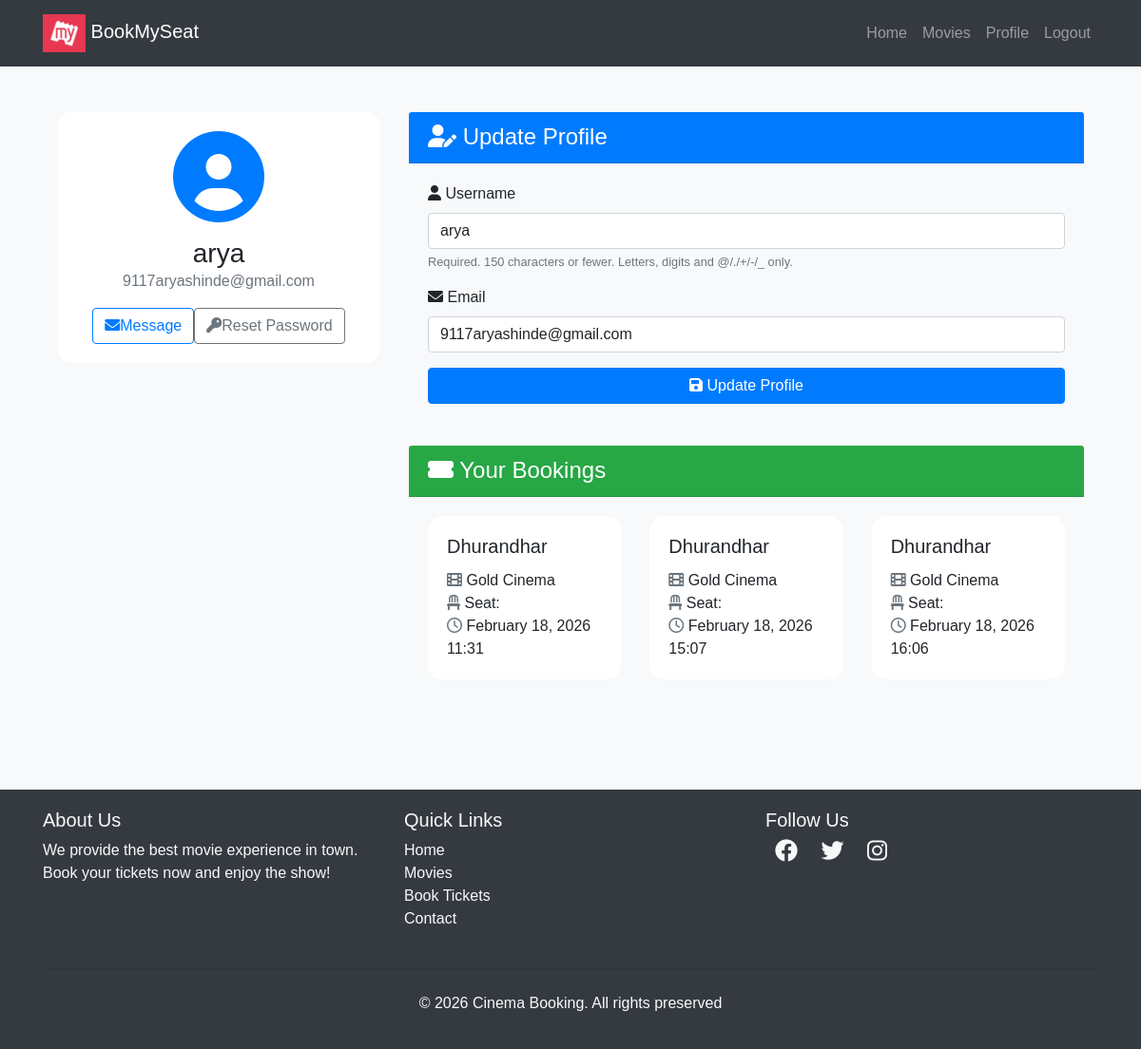
Before: /users/profile/ (signed in) with the older database file.
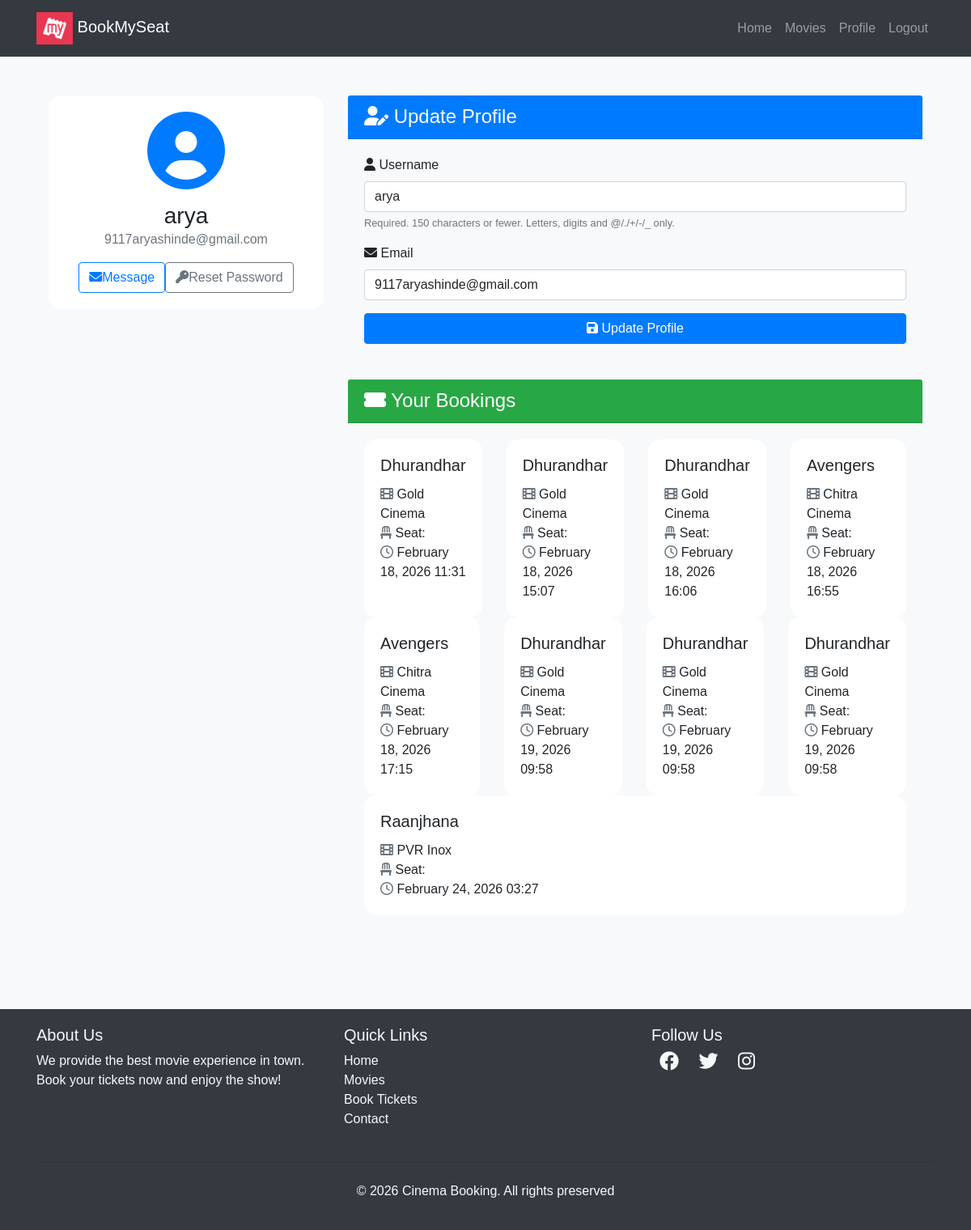
After: the same page with the newer database file.
### movies/models.py (models this page shows, shortened)
class Booking(models.Model):
    user = models.ForeignKey(User, on_delete=models.CASCADE)
    seat = models.OneToOneField(Seat, on_delete=models.CASCADE, null=True, blank=True)
    movie = models.ForeignKey(Movie, on_delete=models.CASCADE)
    theater = models.ForeignKey(Theater, on_delete=models.CASCADE)
    booked_at = models.DateTimeField(auto_now_add=True)
    status = models.CharField(
        max_length=20,
        choices=[
            ('PENDING', 'Pending'),
            ('CONFIRMED', 'Confirmed'),
            ('FAILED', 'Failed'),
        ],
        default='PENDING'
    )

class Movie(models.Model):
    name = models.CharField(max_length=255)
    image = models.ImageField(upload_to='movies/')
    rating = models.DecimalField(max_digits=3, decimal_places=1)
    cast = models.TextField()
    description = models.TextField(blank=True, null=True) # optional
    genre = models.CharField(max_length=255, blank=True, null=True)
    language = models.CharField(max_length=255, blank=True, null=True)
    trailer_url = models.TextField(blank=True, null=True) # optional

class Theater(models.Model):
    name = models.CharField(max_length=255)
    movie = models.ForeignKey(Movie, on_delete=models.CASCADE, related_name='theaters')
    time = models.DateTimeField()
    pricing = models.IntegerField(default=200)

### users/views.py (the view)
# urls.py: path('profile/', profile, name='profile'),
@login_required
def profile(request):
    bookings = Booking.objects.filter(user = request.user)
    if request.method == 'POST':
        u_form = UserUpdateForm(request.POST, instance=request.POST)
        if u_form.is_valid():
            u_form.save()
            return redirect('profile')
    else:
        u_form = UserUpdateForm(instance=request.user)
    return render(request, 'users/profile.html', {'u_form':u_form, 'bookings':bookings})

### users/forms.py
class UserUpdateForm(forms.ModelForm):
    email = forms.EmailField()
    class Meta:
        model = User
        fields = ['username', 'email']

### templates/users/profile.html (shortened to what this page needs)
{% extends "users/basic.html" %}
{% block content %}
    <div class="container py-5">
        <div class="row">
            <div class="col-lg-4 mb-4">
                <div class="card shadow">
                    <div class="card-body text-center">
                        <div class="mb-3">
                            <i class="fas fa-user-circle fa-6x text-primary"></i>
                        </div>
                        <h3 class="card-title mb-0">{{user.username}}</h3>
                        <p class="text-muted mb-3">{{user.email}}</p>
                        <div class="d-flex justify-content-center">
                            <a href="#" class="btn btn-outline-primary me-2"><i class="fas fa-envelope me-2"></i>Message</a>
                            <a href="{% url 'password_reset' %}" class="btn btn-outline-secondary"><i class="fas fa-key me-2"></i>Reset Password</a>
                        </div>
                    </div>
                </div>
            </div>
            <div class="col-lg-8">
                <div class="card-shadow mb-4">
                    <div class="card-header bg-primary text-white">
                        <h4 class="mb-0"><i class="fas fa-user-edit me-2"></i> Update Profile</h4>
                    </div>
                    <div class="card-body">
                        <form method="POST">
                            {% for field in u_form %}
                                <div class="mb-3">
                                    <label for="{{field.id_for_label}}" class="form-label">
                                        <i class="fas fa-{% if field.name == 'username' %}user{% elif field.name == 'email' %}envelope{% else %}info-circle{% endif %} me-2"></i>
                                        {{field.label}}
                                    </label>
                                    {{field}}
                                    {% if field.help_text %}
                                        <small class="form-text text-muted">{{ field.help_text }}</small>
                                    {% endif %}
                                </div>
                            {% endfor %}
                            <button class="btn btn-primary w-100" type="submit"><i class="fas fa-save me-2"></i> Update Profile</button>
                        </form>
                    </div>
                 </div>
                 <div class="card-shadow">
                    <div class="card-header bg-success text-white">
                        <h4 class="mb-0"><i class="fas fa-ticket-alt me-2"> </i> Your Bookings</h4>
                    </div>
                    <div class="card-body">
                        {% if bookings %}
                            <div class="row row-cols-1 row-cols-md-2 g-4">
                                {% for booking in bookings %}
                                    <div class="col">
                                        <div class="card h-100 border-0 shadow-sm">
                                            <div class="card-body">
                                                <h5 class="card-title">{{ booking.movie.name }}</h5>
                                                <p class="card-text">
                                                    <i class="fas fa-film me-2 text-muted"> </i>  {{ booking.theater.name }}<br>
                                                    <i class="fas fa-chair me-2 text-muted"> </i>  Seat: {{ booking.seat.seat_number }}<br>
                                                    <i class="far fa-clock me-2 text-muted"> </i>  {{ booking.booked_at|date:"F d, Y H:i" }}
                                                </p>
                                            </div>
                                        </div>
                                    </div>
                                {% endfor %}
                            </div>
                        {% else %}
                            <div class="text-center py-5">
                                <i class="fas fa-ticket-alt fa-4x text-muted mb-3"></i>
                                <p class="lead mb-0">No bookings yet. Time to plan your next movie night!</p>
                            </div>
                        {% endif %}
                    </div>
                </div>
            </div>
        </div>
    </div>
    <link rel="stylesheet" href="https://cdnjs.cloudflare.com/ajax/libs/font-awesome/6.0.0-beta3/css/all.min.css">
{% endblock %}

### templates/users/basic.html (shortened to what this page needs)
<!DOCTYPE html>
<html lang="en">
<head>
    <link
      href="https://cdn.jsdelivr.net/npm/bootstrap-icons/font/bootstrap-icons.css"
      rel="stylesheet"
    />
    <link
      rel="stylesheet"
      href="https://maxcdn.bootstrapcdn.com/bootstrap/4.0.0/css/bootstrap.min.css"
    />
    <link
      rel="stylesheet"
      href="https://cdnjs.cloudflare.com/ajax/libs/font-awesome/5.15.3/css/all.min.css"
    />
</head>
<body>
    <nav class="navbar navbar-expand-lg navbar-dark bg-dark">
        <div class="container">
            <a class="navbar-brand" href="/"
                ><img
                    alt="logo"
                    height="40"
                    width="45">
                BookMySeat</a
                >
            <div class="collapse navbar-collapse" id="navbarNav">
                <ul class="navbar-nav ml-auto">
                    {% if user.is_authenticated %}
                    <li class="nav-item">
                        <a class="nav-link" href="/">Home</a>
                    </li>
                    <li class="nav-item">
                        <a class="nav-link" href="/movies">Movies</a>
                    </li>
                    <li class="nav-item">
                        <a class="nav-link" href="{% url 'profile' %}">Profile</a>
                    </li>
                    <li class="nav-item">
                        <form method="POST" action="{% url 'logout' %}">
                            <button type="submit" class="nav-link"
                                style="border: none; background: none;">Logout</button>
                        </form>
                    </li>
                    {% else %}
                    <li class="nav-item"><a class="nav-link" href="{% url 'login' %}">Login</a></li>
                    <li class="nav-item"><a class="nav-link" href="{% url 'register' %}">Register</a></li>
                    {% endif %}
                </ul>
            </div>
        </div>
    </nav>
    <div class="container">
        {% block content %}
        {% endblock %}
    </div>
    <footer class="footer mt-5">
        <div class="container">
            <div class="row">
                <div class="col-md-4 mb-4 mb-md-0">
                    <h5>About Us</h5>
                    <p>
                        We provide the best movie experience in town. Book your tickets
                        now and enjoy the show!
                    </p>
                </div>
                <div class="col-md-4 mb-4 mb-md-0">
                    <h5>Quick Links</h5>
                    <ul class="list-unstyled">
                        <li><a href="#">Home</a></li>
                        <li><a href="#">Movies</a></li>
                        <li><a href="#">Book Tickets</a></li>
                        <li><a href="#">Contact</a></li>
                    </ul>
                </div>
                <div class="col-md-4">
                    <h5>Follow Us</h5>
                    <div class="social-icons">
                        <a href="#"><i class="fab fa-facebook"></i></a>
                        <a href="#"><i class="fab fa-twitter"></i></a>
                        <a href="#"><i class="fab fa-instagram"></i></a>
                    </div>
                </div>
            </div>
            <hr class="mt-4 mb-4" />
            <div class="text-center">
                <p>&copy; 2026 Cinema Booking. All rights preserved</p>
            </div>
        </div>
    </footer>
</body>
</html>

### templates/users/basic.html (style rules this page uses)
body { font-family: Arial, sans-serif; }
.navbar { background-color: #fff; padding: 10px 20px; }
.navbar-brand img { height: 40px; }
.navbar-nav .nav-link { color: #000; }
.footer { background-color: #343a40; color: #f8f9fa; padding: 20px 0; }
.footer a { color: #f8f9fa; text-decoration: none; }
.footer .social-icons i { font-size: 24px; margin: 0 10px; transition: color 0.3s; }

### templates/users/profile.html (style rules this page uses)
body { background-color: #f8f9fa; }
.card { border-radius: 15px; border: 5px; border-color: green; transition: transform 0.3s ease-in-out; }
.card-header { border-top-left-radius: 15px; border-bottom-left-radius: 15px; }
form input, form select, form textarea { display: block; width: 100%; padding: 0.375rem 0.75rem; font-size: 1rem; font-weight: 400; line-height: 1.5; color: #212529; background-color: #fff; background-clip: padding-box; border: 1px solid #ced4da; border-radius: 0.25rem; transition: border-color 0.15s ease-in-out, box-shadow 0.15s ease-in-out; }

Changed rows visible on the page:
added Booking: movie.name "Avengers", theater.name "Chitra Cinema", booked_at "February 18, 2026 16:55"
added Booking: movie.name "Avengers", theater.name "Chitra Cinema", booked_at "February 18, 2026 17:15"
added Booking: movie.name "Dhurandhar", theater.name "Gold Cinema", booked_at "February 19, 2026 09:58"
added Booking: movie.name "Dhurandhar", theater.name "Gold Cinema", booked_at "February 19, 2026 09:58"
added Booking: movie.name "Dhurandhar", theater.name "Gold Cinema", booked_at "February 19, 2026 09:58"
added Booking: movie.name "Raanjhana", theater.name "PVR Inox", booked_at "February 24, 2026 03:27"
